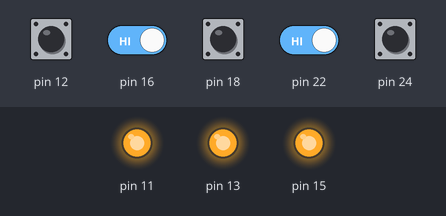
A program run on a simulated Raspberry Pi (header pin numbers). Parts: output pins drawn as LEDs (lit = HIGH). The test bench sets the inputs (shaded band); at power-on: pin 12, pin 16, pin 18, pin 22, pin 24 HIGH. Threads take turns every 2 ms; the clock reads 2024-03-15 10:24:30 at power-on unless the program sets it; what the program prints to the terminal is not drawn.

Above: at 1.2 s.
1.3 s: pin 24 pulled LOW for 0.15 s
At 2.8 s:
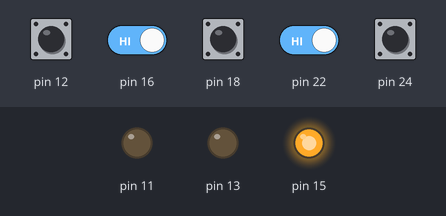
4.4 s: pin 12 pulled LOW for 0.15 s
6.1 s: pin 18 pulled LOW for 0.15 s
At 6.22 s:
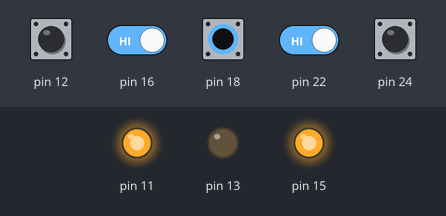
7.8 s: pin 24 pulled LOW for 1 s
At 8.5 s:
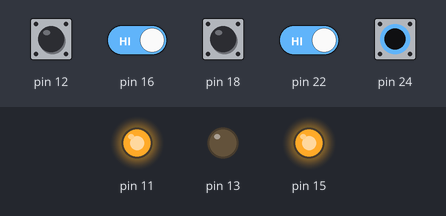
10.3 s: pin 16 driven LOW and pin 22 driven LOW
At 13.0 s:
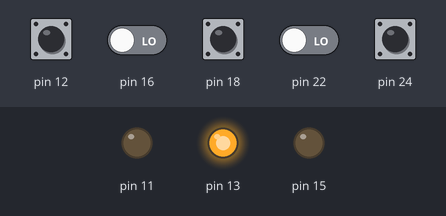
13.3 s: pin 18 pulled LOW for 1 s
At 14.1 s:
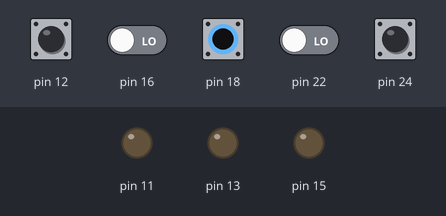
Timing chart, 0 to 16.3 s (numbered marks = the images above; inputs shaded):
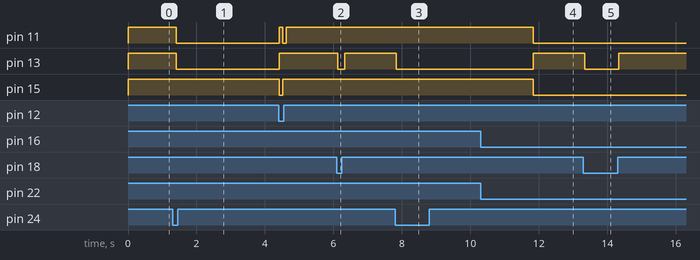

The program:

trafficlight_new.py
```python
import threading
import time
import RPi.GPIO as GPIO
import logging

SCAN_INTERVAL = 0.1
#### GPIO assignments
# OUTPUTs
RED_LIGHT = 11
YELLOW_LIGHT = 13
GREEN_LIGHT = 15
# INPUTs
AUTO_MODE = 12
MANUAL_CHANGE = 24
RED_LIGHT_BUTTON = 16
YELLOW_LIGHT_BUTTON = 18
GREEN_LIGHT_BUTTON = 22

UPDATE_INTERVAL = .1

inputs = [AUTO_MODE,RED_LIGHT_BUTTON,YELLOW_LIGHT_BUTTON,GREEN_LIGHT_BUTTON,MANUAL_CHANGE]
outputs = [RED_LIGHT,YELLOW_LIGHT,GREEN_LIGHT]
input_state = {}
output_state = {}

logger = logging.getLogger("TRAFFICLIGHT")
logging.basicConfig(format='[%(name)s.%(funcName)-15s][%(levelname)-9s]%(filename)s:%(lineno)-4s:%(message)s')
logger.setLevel(logging.DEBUG)

def InputUpdate(channel):
    if GPIO.input(channel):
        logger.debug(f"GPIO {channel}:Off")
        input_state[channel]=False

    else:
        logger.debug(f"GPIO {channel}:On")
        input_state[channel]=True

def Scan_Input(scan_interval):
    logger.info('Thread started...')
    global input_state,inputs
    last_input = {}
    for channel in inputs:
        last_input[channel] = None

    while True:
        for channel in inputs:
            if last_input[channel] != GPIO.input(channel):
                last_input[channel]=GPIO.input(channel)
                if GPIO.input(channel):
                    logger.debug(f"GPIO {channel}:Off")
                    input_state[channel]=False
                else:
                    logger.debug(f"GPIO {channel}:On")
                    input_state[channel]=True
        time.sleep(scan_interval)

def init_gpio():
    global input_state
    logger.info('Init GPIO')
    GPIO.setmode(GPIO.BOARD) # Broadcom pin-numbering scheme

    for output in outputs:
        GPIO.setup(output, GPIO.OUT)

    #GPIO.setup(RED_LIGHT, GPIO.OUT) # RED_LIGHT pin set as output
    #GPIO.setup(YELLOW_LIGHT, GPIO.OUT) # YELLOW_LIGHT pin set as output
    #GPIO.setup(GREEN_LIGHT, GPIO.OUT) # GREEN_LIGHT pin set as output

    # Inputs
    for input in inputs:
        GPIO.setup(input, GPIO.IN, pull_up_down=GPIO.PUD_UP)
        input_state[input]=None
    #    GPIO.add_event_detect(input, GPIO.BOTH, callback=InputUpdate, bouncetime=200)

        # initialize input_state dict
        #InputUpdate(input)

    return True

def clean_gpio():
    all_off()
    GPIO.cleanup()


def all_off():
    global output_state
    logger.info('Set all configured GPIO output to off...')
    for output in outputs:
        GPIO.output(output, GPIO.HIGH)
        output_state[output]=False

    #GPIO.output(RED_LIGHT, GPIO.HIGH)
    #GPIO.output(YELLOW_LIGHT, GPIO.HIGH)
    #GPIO.output(GREEN_LIGHT, GPIO.HIGH)
    #output_state = {RED_LIGHT:False,YELLOW_LIGHT:False,GREEN_LIGHT:False}
    return True


def Update_Light(lights):
    global output_state
    for light,state in lights.items():
        if state:
            GPIO.output(light,GPIO.LOW)
            output_state[light]=True
        else:
            GPIO.output(light,GPIO.HIGH)
            output_state[light]=False
        logger.debug(f"GPIO {light}: STATE:{state}")


# Main loop

def run():
    global input_state,output_state,UPDATE_INTERVAL,SCAN_INTERVAL

    last_mode_auto = False
    manual_change = False
    manual_change_last = False
    manual_change_last_state = "RED"
    init_gpio()
    all_off()
    scan_thread = threading.Thread(target=Scan_Input, args=(SCAN_INTERVAL,), daemon=True)
    scan_thread.start()

    try:
        while True:
            while input_state[AUTO_MODE]:
                logger.debug('In AUTOMODE')
                last_mode_auto = True
                logger.debug('Turn on RED')
                Update_Light({RED_LIGHT:True,YELLOW_LIGHT:False,GREEN_LIGHT:False})
                t_start=time.time()
                logger.debug('Wait for RED/YELLOW')
                while (time.time() <= t_start+10) and input_state[AUTO_MODE]:
                    time.sleep(UPDATE_INTERVAL)
                if input_state[AUTO_MODE]:
                    logger.debug('Turn on RED/YELLOW')
                    Update_Light({RED_LIGHT:True,YELLOW_LIGHT:True,GREEN_LIGHT:False})
                    t_start=time.time()
                    logger.debug('Wait for GREEN')
                    while (time.time() <= t_start+3) and input_state[AUTO_MODE]:
                        time.sleep(UPDATE_INTERVAL)
                if input_state[AUTO_MODE]:
                    logger.debug('Turn on GREEN')
                    Update_Light({RED_LIGHT:False,YELLOW_LIGHT:False,GREEN_LIGHT:True})
                    t_start=time.time()
                    logger.debug('Wait for YELLOW')

                    while (time.time() <= t_start+10) and input_state[AUTO_MODE]:
                        time.sleep(UPDATE_INTERVAL)
                if input_state[AUTO_MODE]:
                    logger.debug('Turn on YELLOW')
                    Update_Light({RED_LIGHT:False,YELLOW_LIGHT:True,GREEN_LIGHT:False})
                    t_start=time.time()
                    logger.debug('Wait for RED')

                    while (time.time() <= t_start+4) and input_state[AUTO_MODE]:
                        time.sleep(UPDATE_INTERVAL)
                logger.debug(f"Input state: {input_state}")
            if not input_state[AUTO_MODE]:
                if last_mode_auto == True:
                    logger.info('Starting manual mode')
                    all_off()
                    last_mode_auto = False
                if input_state[MANUAL_CHANGE]:
                    logger.info('Manual change started')
                    manual_change = True
                    manual_change_last = True
                    if manual_change_last_state == "RED":
                        logger.debug('Start RED --> GREEN transition')
                        logger.debug('Turn on RED/YELLOW')
                        Update_Light({RED_LIGHT:True,YELLOW_LIGHT:True,GREEN_LIGHT:False})
                        t_start=time.time()
                        logger.debug('Wait for GREEN')

                        while (time.time() <= t_start+3):
                            time.sleep(UPDATE_INTERVAL)

                        logger.debug('Turn on GREEN')
                        Update_Light({RED_LIGHT:False,YELLOW_LIGHT:False,GREEN_LIGHT:True})
                        manual_change_last_state = "GREEN"

                    elif manual_change_last_state == "GREEN":
                        logger.debug('Start GREEN --> RED transition')
                        logger.debug('Turn on YELLOW')
                        Update_Light({RED_LIGHT:False,YELLOW_LIGHT:True,GREEN_LIGHT:False})
                        t_start=time.time()
                        logger.debug('Wait for RED')
                        while (time.time() <= t_start+4):
                            time.sleep(UPDATE_INTERVAL)
                        logger.debug('Turn on RED')
                        Update_Light({RED_LIGHT:True,YELLOW_LIGHT:False,GREEN_LIGHT:False})
                        manual_change_last_state = "RED"


                if input_state[RED_LIGHT_BUTTON] or input_state[YELLOW_LIGHT_BUTTON] or input_state[GREEN_LIGHT_BUTTON]:
                    manual_change = False
                if not manual_change and manual_change_last:
                    logger.info('Manual color selected')
                    manual_change_last = False


                if not manual_change:
                    if  input_state[RED_LIGHT_BUTTON] != output_state[RED_LIGHT]:
                        Update_Light({RED_LIGHT:input_state[RED_LIGHT_BUTTON]})
                    if  input_state[YELLOW_LIGHT_BUTTON] != output_state[YELLOW_LIGHT]:
                        Update_Light({YELLOW_LIGHT:input_state[YELLOW_LIGHT_BUTTON]})
                    if  input_state[GREEN_LIGHT_BUTTON] != output_state[GREEN_LIGHT]:
                        Update_Light({GREEN_LIGHT:input_state[GREEN_LIGHT_BUTTON]})


                time.sleep(UPDATE_INTERVAL)


    except KeyboardInterrupt:
        print("Exit...")
        clean_gpio()

if __name__ == '__main__':
    run()
```

Measured:
- after the input at 1.3 s, pin 11, pin 13: HIGH → LOW after 0.11 s
- after the input at 6.1 s, pin 13: HIGH → LOW at once, → HIGH 0.20 s later
- after the input at 7.8 s, pin 13: HIGH → LOW at once
- after the input at 10.3 s, pin 15: HIGH → LOW after 1.5 s
- after the input at 13.3 s, pin 13: HIGH → LOW at once, → HIGH 1.0 s later
